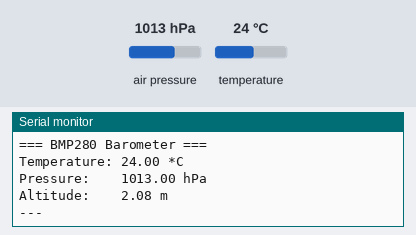
Simulated run of this program. Board: ESP32. Parts: the last lines printed to the serial monitor. The test bench sets the inputs (shaded band); at power-on: air pressure 1013 hPa, temperature 24 °C.

Above: at 2.2 s.
2.3 s: air pressure set to 952 hPa
At 3.6 s:
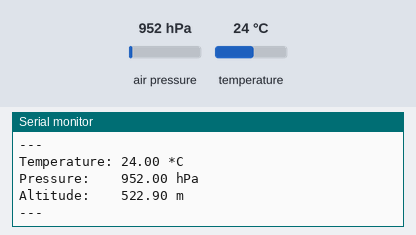
3.8 s: temperature set to 12 °C
5.3 s: air pressure set to 975 hPa
At 8.2 s:
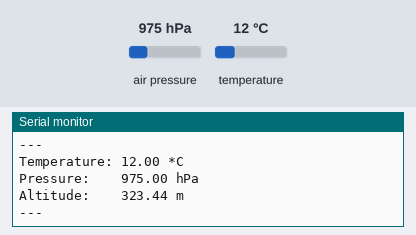
Timing chart, 0 to 9.7 s (numbered marks = the images above; inputs shaded):
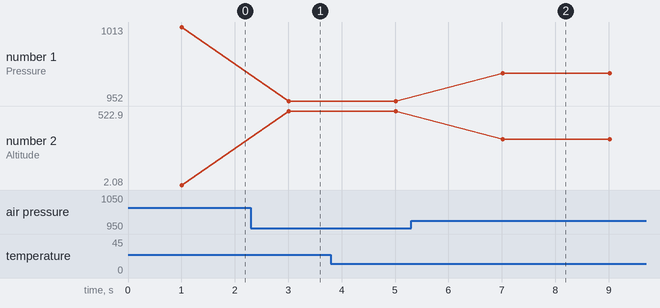

The program:

main.cpp
```cpp
#include <Arduino.h>
#include <Wire.h>
#include <Adafruit_BMP280.h>

#define I2C_SDA 21
#define I2C_SCL 22
#define SEALEVEL_HPA 1013.25

Adafruit_BMP280 bmp;

void setup() {
  Serial.begin(115200);
  delay(1000);

  Serial.println("\n=== BMP280 Barometer ===");

  Wire.begin(I2C_SDA, I2C_SCL);

  if (!bmp.begin(0x77)) {
    Serial.println("Could not find BMP280 at 0x77 - check wiring or try 0x76 (SDO tied low).");
    while (1) delay(10);
  }

  bmp.setSampling(Adafruit_BMP280::MODE_NORMAL,
                   Adafruit_BMP280::SAMPLING_X2,
                   Adafruit_BMP280::SAMPLING_X16,
                   Adafruit_BMP280::FILTER_X16,
                   Adafruit_BMP280::STANDBY_MS_500);
}

void loop() {
  Serial.printf("Temperature: %.2f *C\n", bmp.readTemperature());
  Serial.printf("Pressure:    %.2f hPa\n", bmp.readPressure() / 100.0F);
  Serial.printf("Altitude:    %.2f m\n", bmp.readAltitude(SEALEVEL_HPA));
  Serial.println("---");
  delay(2000);
}
```

Measured:
- after the input at 2.3 s, the serial monitor: prints a new line after 0.71 s (image 1)
- after the input at 5.3 s, the serial monitor: prints a new line after 1.7 s (image 2)
- plotted number 1: 1013 → 952 after the input at 2.3 s, 952 → 975 after the input at 5.3 s
- plotted number 2: 2.08 → 522.9 after the input at 2.3 s, 522.9 → 323.44 after the input at 5.3 s
